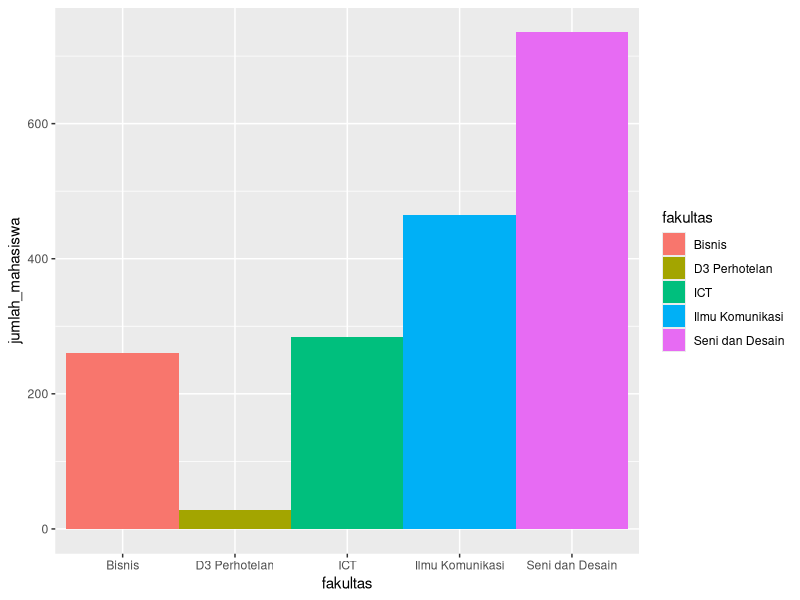
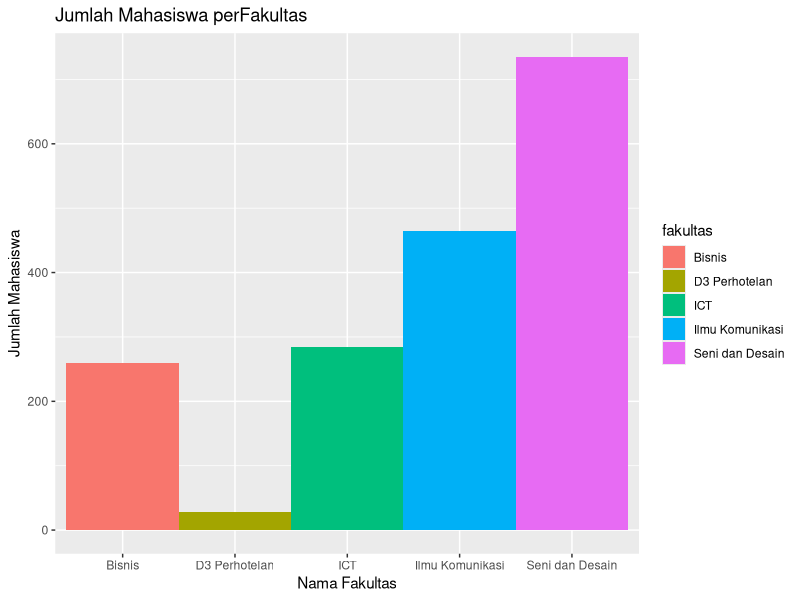

R code for these plots, in order:
fakultas <- c("Bisnis", "D3 Perhotelan", "ICT", "Ilmu Komunikasi", "Seni dan Desain")
jumlah_mahasiswa <- c(260, 28, 284, 465, 735)
akreditasi <- c("A","A","B","A","A")

info_mahasiswa <- data.frame(fakultas, jumlah_mahasiswa, akreditasi)
info_mahasiswa

#Menggunakan package ggplot2
library("ggplot2")
#Membuat kanvas
gambar <- ggplot(info_mahasiswa, aes(x=fakultas, y=jumlah_mahasiswa, fill=fakultas))
gambar <- gambar + geom_bar(width=1, stat="identity")
gambar


#2
#Membuat dua vector
fakultas <- c("Bisnis", "D3 Perhotelan", "ICT", "Ilmu Komunikasi", "Seni dan Desain")
jumlah_mahasiswa <- c(260, 28, 284, 465, 735)
akreditasi <- c("A","A","B","A","A")

#Buat data frame dari ketiga vector di atas
info_mahasiswa <- data.frame(fakultas, jumlah_mahasiswa, akreditasi)
info_mahasiswa

#Menggunakan package ggplot2
library(ggplot2)

#Membuat kanvas
#aes:  fungsi untuk mengambil data apa saja
#fill: kolom mana yang akan kita gunakan sebagai pembeda warna. Jika fill dihilangkan maka grafik akan diisi warna abu-abu saja.
#stat: transformasi data yang perlu dilakukan. Banyak sekali jenisnya, untuk saat ini karena kita hanya ingin plot apa adanya, kita gunakan identity. Untuk lebih lengkapnya mengenai stat ini akan dibahas di course "Data Visualization with ggplot2 in R".

gambar <- ggplot(info_mahasiswa, aes(x=fakultas, y=jumlah_mahasiswa, fill=fakultas))

#Menambahkan objek bar chart, simpan kembali sebagai variable gambar
gambar <- gambar + geom_bar(width=1, stat="identity")

#Menambahkan judul grafik
gambar <- gambar + ggtitle("Jumlah Mahasiswa perFakultas")

#Menambahkan caption pada sumbu x ( Menambahkan nama di bagian Footer)
gambar <- gambar + xlab("Nama Fakultas")
#Menambahkan caption pada sumbu y (Menambahkan atau merubah nama di bagain pinggi / samping kiri atau sumbu y)
gambar <- gambar + ylab("Jumlah Mahasiswa")

#Menggambar grafik
gambar
